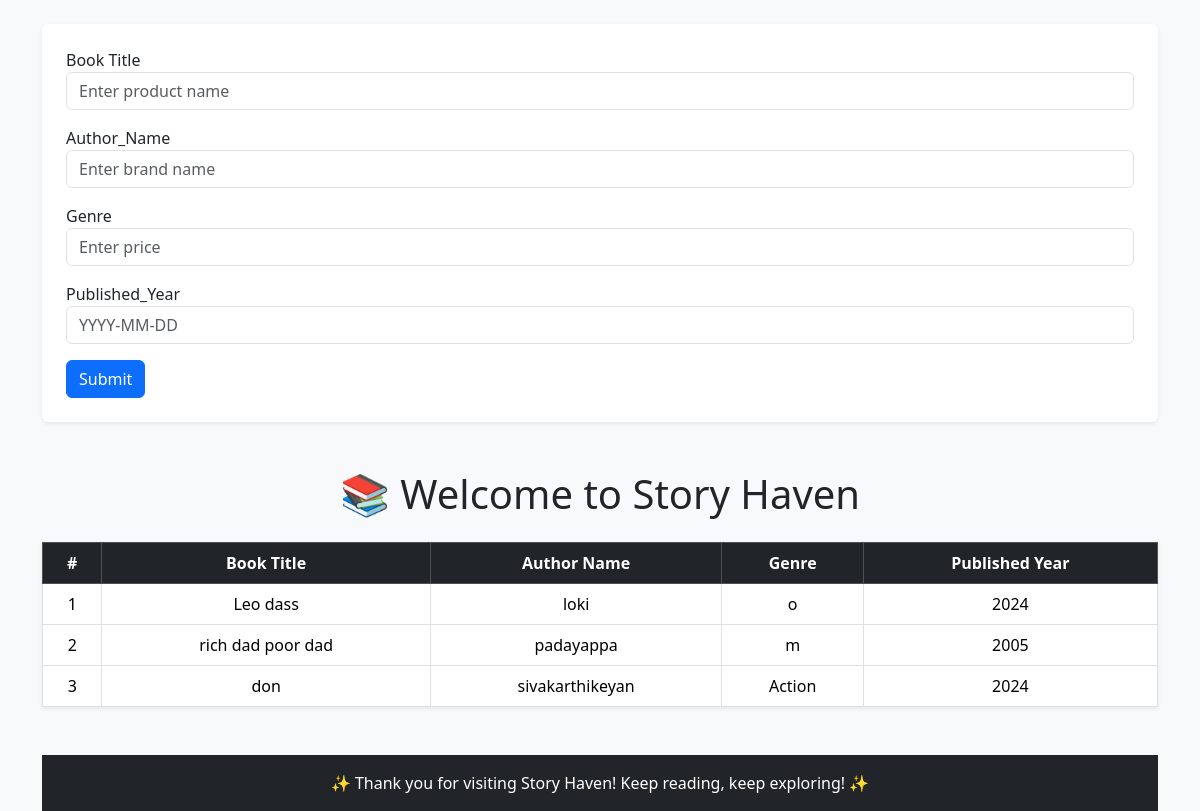
Page /html/book/ on the committed database.
### App/models.py (models this page shows, shortened)
class Book_Table(models.Model):
   Book_Title = models.CharField()
   Author_Name =models.CharField()
   Genre = models.CharField(choices=[('m',"comic"),("f",'love'),("o",'Action')],null=True)
   Published_Year = models.IntegerField()

### App/views.py (the view)
# urls.py: path('book/',book_view, name='book'),
def book_view(requset):
    book_data =  Book_Table.objects.all()
    if requset.method == 'POST':
         bt = requset.POST.get('bok_tit')
         an= requset.POST.get('auth_name')
         gen= requset.POST.get('grnre')
         pub_y= requset.POST.get('pub_year')
         Book_Table.objects.create(  Book_Title= bt,  Author_Name=an,  Genre= gen,   Published_Year= pub_y)
    return render(requset,'book.html',{'book_vew':book_data})

### App/templates/book.html (shortened to what this page needs)
 <!DOCTYPE html>
<html lang="en">
<head>
    <link href="https://cdn.jsdelivr.net/npm/bootstrap@5.3.8/dist/css/bootstrap.min.css" rel="stylesheet">
</head>
<body class="bg-light">
    <div class="container mt-4">
        <form method="post" class="mb-5 p-4 bg-white rounded shadow-sm">
            <div class="mb-3">
                <label>  Book Title</label>
                <input type="text" name="bok_tit" class="form-control" placeholder="Enter product name">
            </div>
            <div class="mb-3">
                <label> Author_Name </label>
                <input type="text" name="auth_name" class="form-control" placeholder="Enter brand name">
            </div>
            <div class="mb-3">
                <label>   Genre </label>
                <input type="text" name="grnre" class="form-control" placeholder="Enter price">
            </div>
            <div class="mb-3">
                <label> Published_Year </label>
                <input type="text" name="pub_year" class="form-control" placeholder="YYYY-MM-DD">
            </div>
            <button type="submit" class="btn btn-primary">Submit</button>
        </form>
        <h1 class="text-center mb-4">
            📚 Welcome to Story Haven{% if pro_vew %},  {% endif %}
        </h1>
        <table class="table table-bordered table-hover text-center bg-white shadow-sm">
            <thead class="table-dark">
                <tr>
                    <th>#</th>
                    <th>  Book Title</th>
                    <th> Author Name </th>
                    <th>  Genre</th>
                    <th> Published Year </th>
                </tr>
            </thead>
            <tbody>
                {% for i in book_vew  %}
                <tr>
                    <td>{{ forloop.counter }}</td>
                    <td>{{ i.Book_Title  }}</td>
                    <td>{{ i.Author_Name  }}</td>
                    <td>{{ i.Genre  }}</td>
                    <td>{{ i.Published_Year  }}</td>
                </tr>
                {% empty %}
                <tr>
                    <td colspan="5">No products available.</td>
                </tr>
                {% endfor %}
            </tbody>
        </table>
        <footer class="text-center mt-5 py-3 bg-dark text-white">
           ✨ Thank you for visiting Story Haven! Keep reading, keep exploring! ✨
        </footer>
    </div>
</body>
</html>

### rows in the picture
Book_Table: Book_Title "Leo dass", Author_Name "loki", Genre "o", Published_Year "2024"
Book_Table: Book_Title "rich dad poor dad", Author_Name "padayappa", Genre "m", Published_Year "2005"
Book_Table: Book_Title "don", Author_Name "sivakarthikeyan", Genre "Action", Published_Year "2024"
